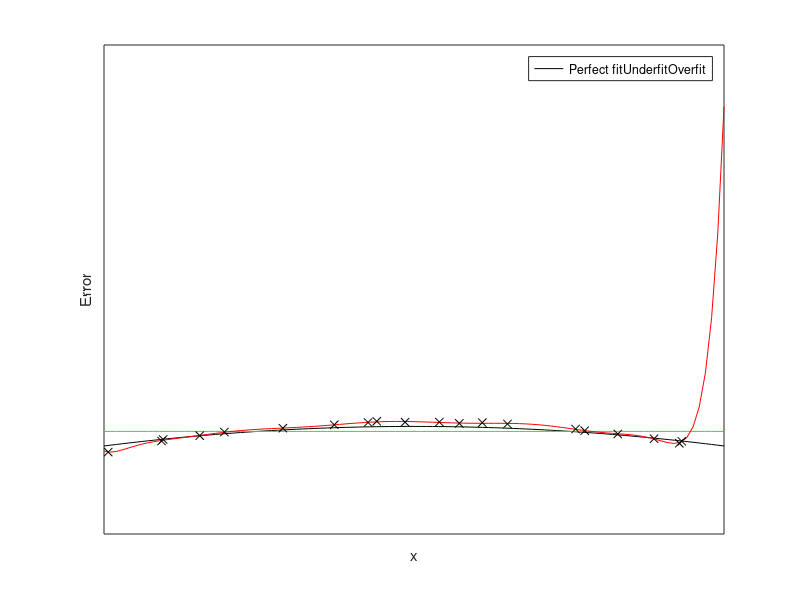

MATLAB code for this plot:
clear all, close all

n=20;
noise_weight = .75;

x = sort(rand([n, 1]));
noise = rand([n,1]);
y = -(2*(x-1/2)).^2+.5;
y_noised = y.*(1+noise_weight*noise);


xax = 0:.01:1;

pol=polyfit(x, y_noised, 12);
y_over = polyval(pol, xax);

plot(xax, -(2*(xax-.5)).^2+.5, 'k-',...
    xax, 0*xax+mean(y_noised), 'g-',...
    xax, y_over, 'r-',...
    x, y_noised, 'kx')
xlabel('x')
ylabel('y')
legend(["Perfect fit", "Underfit", "Overfit"])
ylabel("Error")
set(gca,'xtick',[])
set(gca,'xticklabel',[])
set(gca,'ytick',[])
set(gca,'yticklabel',[])